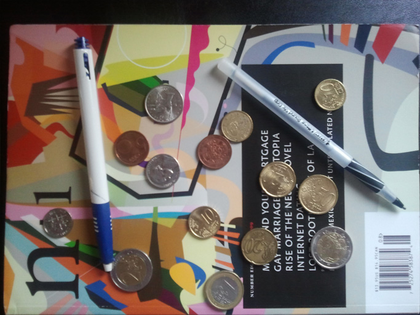
%> input picture ps2_matlab_Haoyang_Zeng/ps2-input2.png, 420 x 315 px, shrunk from 683 x 512 before the run
$ octave ps2_7_a.m   (GNU Octave 9; MATLAB toolbox functions it lacks are replaced by stand-ins)
%> lines starting %> are read from the running program, lines starting %| are printed output that depends on the picture
### ps2_matlab_Haoyang_Zeng/find_circles.m
function [centers,radii] = find_circles(img_edges,r_min,r_max)
step_angle = 0.1
p = 0.9
circle=[];
centers=[];
radii=[];
[m,n] = size(img_edges);
rs = r_max-r_min+1;
ra = round(2*pi/step_angle);
hough_space = zeros(m,n,rs);
[rows,cols] = find(img_edges);%find the rows and cols of val = 1;
count = size(rows);
%Correspond the image space(x,y) to the parameter space (a,b,r)
%because the value of r is not fixed.
for i=1:count
    for r=1:rs
        for k=1:ra
            a = round(rows(i)-(r_min+(r-1))*cos(k*step_angle));
            b = round(cols(i)-(r_min+(r-1))*sin(k*step_angle));
            if(a > 1 & a < m & b > 1 & b < n)
                hough_space(a,b,r) = hough_space(a,b,r)+1;
            end
        end
    end
end
% Search for points that exceed the threshold.
max_para = max(max(max(hough_space)));
% In a matrix, find the position where it is greater than the threshold
sat = find(hough_space>=max_para*p);
length = size(sat);
%get the paremeters of different circles which are satisfied
for k=1:length
    p3 = floor(sat(k)/(m*n))+1;
    p2 = floor((sat(k)-(p3-1)*(m*n))/m)+1;
    p1 = sat(k)-(p3-1)*(m*n)-(p2-1)*m;
    circle = [circle;p1,p2,p3];
end
%The points concentrated at the center of each circle are averaged to get
%the exact center and radius for each circle.
while size(circle,1) >= 1
    num = 1;
    newcircle = [];
    temp1 = circle(1,1);
    temp2 = circle(1,2);
    temp3 = circle(1,3);
    c1 = temp1;
    c2 = temp2;
    c3 = temp3;
    temp3 = r_min+temp3-1;
    if size(circle,1) > 1
        for k = 2:size(circle,1)
          if (circle(k,1)-temp1)^2+(circle(k,2)-temp2)^2 > temp3^2
             %Save the center and radius position of the remaining circle
             newcircle = [newcircle;circle(k,1),circle(k,2),circle(k,3)];
          else
            c1 = c1+circle(k,1);
            c2 = c2+circle(k,2);
            c3 = c3+circle(k,3);
            num = num+1;
          end
        end
    end
    c1 = round(c1/num);
    c2 = round(c2/num);
    c3 = round(c3/num);
    c3 = r_min+c3-1;
    centers = [centers;c1,c2];
    radii = [radii;c3];
    circle = newcircle;
end
end

### ps2_matlab_Haoyang_Zeng/ps2_7_a.m
clear all;
I = imread('ps2-input2.png');
%> I is the input picture: size 315x420x3 uint8; mean R, G, B 118.3, 110.5, 105.7
gray = rgb2gray(I);
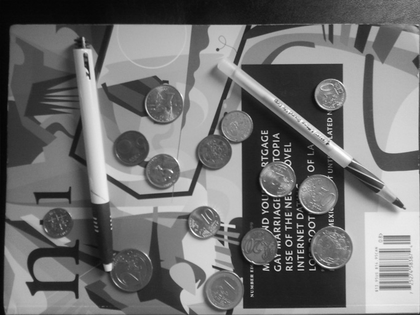
%> gray: size 315x420 uint8; min 4, max 255, mean 112.3
smooth = imgaussfilt(gray,2)
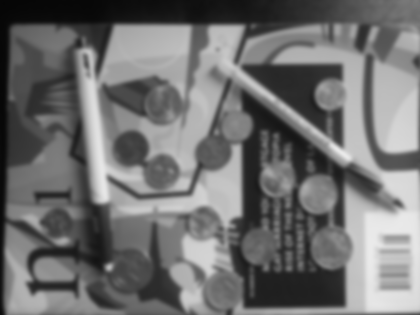
%> smooth: size 315x420 uint8; min 5, max 234, mean 112.2
figure, imshow(smooth), hold on
BW = edge(smooth, 'canny')
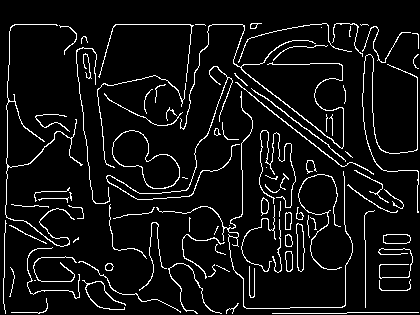
%> BW: size 315x420 logical; 7% white in thin lines or dots
[centers,radii] = find_circles(BW,20,50)
%> in find_circles, `[rows,cols] = find(img_edges);`: rows = 9301 values from 24 to 314; cols = 9301 values from 4 to 419
%> in find_circles, `count = size(rows);`: count = [9301 1]
%> (the run ends here)
